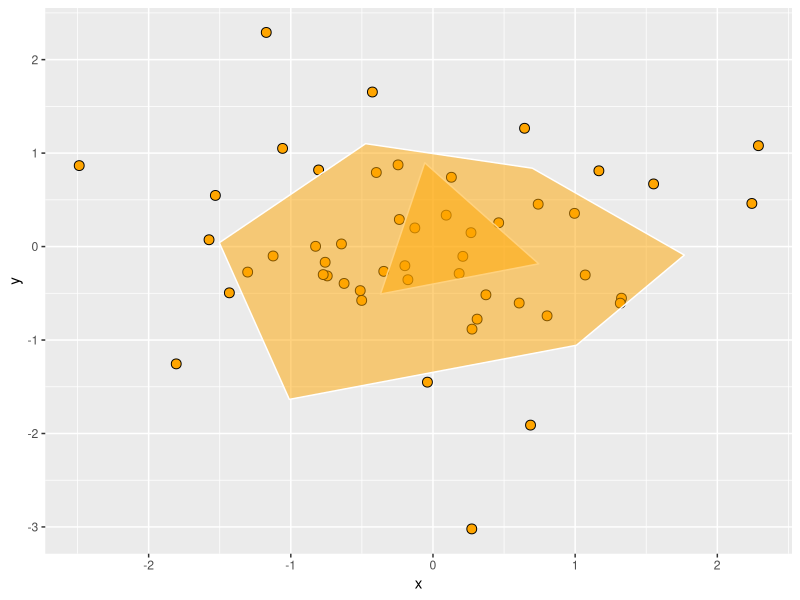

R code for this plot:

library(ggplot2)

df <- data.frame(
  x = rnorm(50),
  y = rnorm(50),
  category = sample(c("A", "B"), 50, replace = TRUE)
)

rand_shape <- function(n = 5, r = 1) {
  theta <- seq(0, 2*pi, length.out = n+1)[-1]
  x <- r*cos(theta) + rnorm(n, mean = 0, sd = 0.2*r)
  y <- r*sin(theta) + rnorm(n, mean = 0, sd = 0.2*r)
  return(data.frame(x = x, y = y))
}

shapes <- lapply(unique(df$category), function(cat) {
  rand_shape(n = sample(3:8, 1), r = runif(1, 0.5, 1.5))
})
names(shapes) <- unique(df$category)

ggplot(df, aes(x = x, y = y, fill = "category")) +
  geom_point(size = 3, shape = 21) +
  scale_fill_manual(values = c("orange", "skyblue")) +
  theme(legend.position = "none") +
  geom_polygon(data = shapes[["A"]], alpha = 0.5, color = "white") +
  geom_polygon(data = shapes[["B"]], alpha = 0.5, color = "white")


